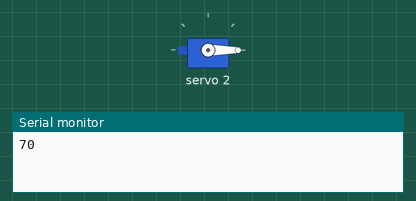
Bench run of a sketch on a simulated Arduino Uno, built with avr-gcc and run on an emulated ATmega328P. On the bench: servo, the last lines printed to the serial monitor.

Above: at 0.05 s.
At 22.95 s:
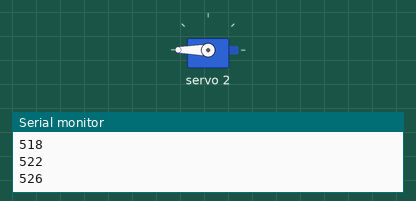
Timing chart, 0 to 29.9 s (numbered marks = the images above):
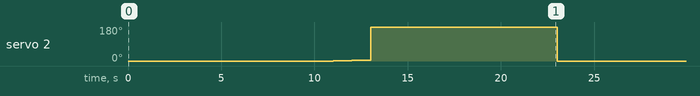

Measured:
- by itself, servo 2: repeats every 23.0 s: 3° 1.0 s, 179° 1.0 s, 180° 9.0 s, 0° 11.0 s, 1° 1.0 s

The sketch:

CaracterizarServo.ino
```cpp
#include <Wire.h>
#include <Adafruit_PWMServoDriver.h>

Adafruit_PWMServoDriver ServoDriver = Adafruit_PWMServoDriver(0x40);
#define num_servo 2
#define ServoPWMFreq 50

//#define I2C_SDA 12
//#define I2C_SCL 13

void setup()
{
  //Wire.begin(I2C_SDA, I2C_SCL); //uncoment this line if you want to use diferent pins for I2C comunication
  Wire.setClock(400000);
  Serial.begin(115200);
  ServoDriver.begin();
  ServoDriver.setPWMFreq(ServoPWMFreq); //50 ms PWM period for MG996r
}

void loop()
{
  Get0();
  Get180();
}

void Get0()
{
  for(int i = 70; i < 120; i+=4)
  {
    ServoDriver.setPWM(num_servo, 0, i);
    Serial.println(i);
    delay(1000);
  }
}

void Get180()
{
  for(int i = 490; i < 530; i+=4)
  {
    ServoDriver.setPWM(num_servo, 0, i);
    Serial.println(i);
    delay(1000);
  }
}
```
